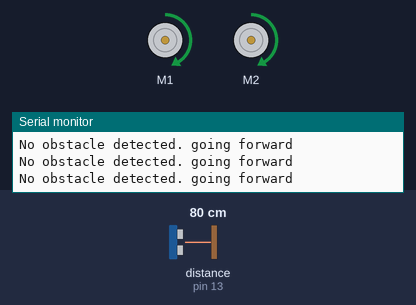
Bench run of a sketch on a simulated Arduino Uno, built with avr-gcc and run on an emulated ATmega328P. Shown: 2 × DC motor (green arrow = forward, orange = backward, longer = faster), the last lines printed to the serial monitor. Wiring (inferred from the names in the program): ultrasonic range finder: trigger pin 12; echo pin 13. Inputs (shaded band) come from the test bench; at power-on: distance to the obstacle (sensor on pin 13) 80 cm. The echo pulse lasts 58.3 µs per cm.

Above: at 1.2 s.
1.3 s: distance to the obstacle (sensor on pin 13) set to 27 cm
4.3 s: distance to the obstacle (sensor on pin 13) set to 22 cm
At 4.8 s:
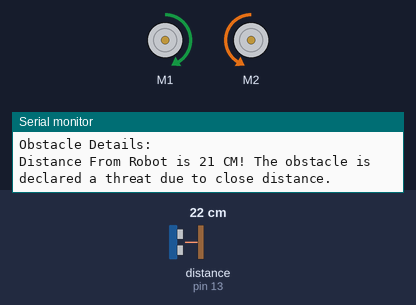
Timing chart, 0 to 7.3 s (numbered marks = the images above; inputs shaded):
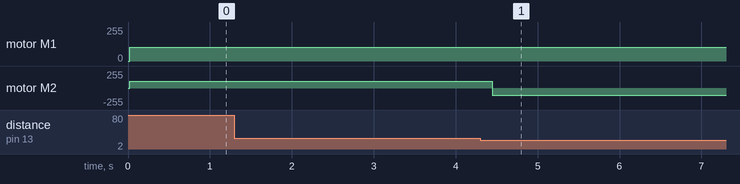

The sketch:

OArover.ino
```cpp
#include <AFMotor.h>
#define trigPin 12 //Connected trig pin of Ultrasound sensor to pin 12
#define echoPin 13 //Connected echo pin of Ultrasound sensor to pin 13
AF_DCMotor motorLeft(1,MOTOR12_64KHZ);
AF_DCMotor motorRight(2, MOTOR12_8KHZ);

void setup() {
  Serial.begin(9600); // Opens serial port and sets data rate to 9600 bps
  Serial.println("Motor test!");
  pinMode(trigPin, OUTPUT); // Set required pin mode
  pinMode(echoPin, INPUT);
  motorLeft.setSpeed(105); //Depends on motor, experiment for optimum value
  motorRight.setSpeed(105);
}

void loop() {
  long duration, distance;
  digitalWrite(trigPin, LOW);
  delayMicroseconds(2);
  digitalWrite(trigPin, HIGH);

  delayMicroseconds(10);
  digitalWrite(trigPin, LOW);
  duration = pulseIn(echoPin, HIGH);
  distance = (duration/2) / 29.1;
  if (distance < 25) {
    Serial.println ("Close Obstacle detected!" );
    Serial.println ("Obstacle Details:");
    Serial.print ("Distance From Robot is " );
    Serial.print ( distance);
    Serial.print ( " CM!");

    Serial.println (" The obstacle is declared a threat due to close distance. ");
    Serial.println (" Turning !");

    motorLeft.run(FORWARD);
    motorRight.run (BACKWARD);
   }
  else {
   Serial.println ("No obstacle detected. going forward");
   delay (15);
   motorLeft.run(FORWARD);
   motorRight.run(FORWARD);
  }
}
```

Measured:
- the behaviour switches between 25 and 24 cm on distance to the obstacle (sensor on pin 13) (found by bisection; images 0 and 1)
- after the input at 4.3 s, motor M2: forward 105/255 → backward 105/255 after 0.15 s
